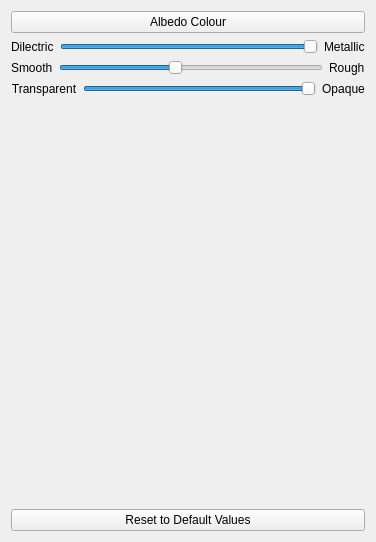
                <widget class="QWidget" name="pageDLPBRSettings">
                 <property name="geometry">
                  <rect>
                   <x>0</x>
                   <y>0</y>
                   <width>376</width>
                   <height>542</height>
                  </rect>
                 </property>
                 <attribute name="label">
                  <string>Direct Lighting PBR Settings</string>
                 </attribute>
                 <layout class="QGridLayout" name="gridLayout_24">
                  <item row="1" column="0">
                   <layout class="QVBoxLayout" name="verticalLayout_7">
                    <item>
                     <widget class="QPushButton" name="pushButtonAlbedoColor">
                      <property name="text">
                       <string>Albedo Colour</string>
                      </property>
                     </widget>
                    </item>
                    <item>
                     <layout class="QHBoxLayout" name="horizontalLayout_5">
                      <item>
                       <widget class="QLabel" name="label_17">
                        <property name="text">
                         <string>Dilectric</string>
                        </property>
                       </widget>
                      </item>
                      <item>
                       <widget class="QSlider" name="sliderMetallic">
                        <property name="minimum">
                         <number>0</number>
                        </property>
                        <property name="maximum">
                         <number>1000</number>
                        </property>
                        <property name="value">
                         <number>1000</number>
                        </property>
                        <property name="orientation">
                         <enum>Qt::Horizontal</enum>
                        </property>
                       </widget>
                      </item>
                      <item>
                       <widget class="QLabel" name="label_15">
                        <property name="text">
                         <string>Metallic</string>
                        </property>
                       </widget>
                      </item>
                     </layout>
                    </item>
                    <item>
                     <layout class="QHBoxLayout" name="horizontalLayout_7">
                      <item>
                       <widget class="QLabel" name="label_14">
                        <property name="text">
                         <string>Smooth</string>
                        </property>
                       </widget>
                      </item>
                      <item>
                       <widget class="QSlider" name="sliderRoughness">
                        <property name="minimum">
                         <number>25</number>
                        </property>
                        <property name="maximum">
                         <number>1000</number>
                        </property>
                        <property name="value">
                         <number>450</number>
                        </property>
                        <property name="orientation">
                         <enum>Qt::Horizontal</enum>
                        </property>
                       </widget>
                      </item>
                      <item>
                       <widget class="QLabel" name="label_16">
                        <property name="text">
                         <string>Rough</string>
                        </property>
                       </widget>
                      </item>
                     </layout>
                    </item>
                    <item>
                     <layout class="QHBoxLayout" name="horizontalLayout_8">
                      <item>
                       <widget class="QLabel" name="valueOpacity_2">
                        <property name="text">
                         <string>Transparent</string>
                        </property>
                        <property name="alignment">
                         <set>Qt::AlignCenter</set>
                        </property>
                       </widget>
                      </item>
                      <item>
                       <widget class="QSlider" name="sliderTransparency_2">
                        <property name="minimum">
                         <number>50</number>
                        </property>
                        <property name="maximum">
                         <number>1000</number>
                        </property>
                        <property name="value">
                         <number>1000</number>
                        </property>
                        <property name="orientation">
                         <enum>Qt::Horizontal</enum>
                        </property>
                       </widget>
                      </item>
                      <item>
                       <widget class="QLabel" name="valueOpacity_3">
                        <property name="text">
                         <string>Opaque</string>
                        </property>
                        <property name="alignment">
                         <set>Qt::AlignCenter</set>
                        </property>
                       </widget>
                      </item>
                     </layout>
                    </item>
                    <item>
                     <spacer name="verticalSpacer_5">
                      <property name="orientation">
                       <enum>Qt::Vertical</enum>
                      </property>
                      <property name="sizeHint" stdset="0">
                       <size>
                        <width>20</width>
                        <height>40</height>
                       </size>
                      </property>
                     </spacer>
                    </item>
                    <item>
                     <widget class="QPushButton" name="pushButtonDefaultMatlsPBR">
                      <property name="text">
                       <string>Reset to Default Values</string>
                      </property>
                     </widget>
                    </item>
                   </layout>
                  </item>
                 </layout>
                </widget>
